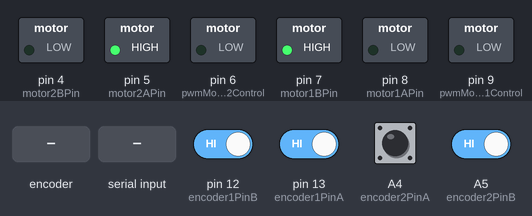
Recording of a sketch running on a simulated Arduino Uno, built with avr-gcc and run on an emulated ATmega328P. Shown: switched loads named in the sketch (green lamp = pin HIGH). The test bench sets the inputs (shaded band); at power-on: A4 (encoder2PinA), A5 (encoder2PinB), pin 12 (encoder1PinB), pin 13 (encoder1PinA) HIGH. What the sketch prints to the serial monitor is not drawn.

Above: at 1.2 s.
1.3 s: rotary encoder on pin 13 (encoder1PinA) / pin 12 (encoder1PinB) turned 1 step (first pin leading)
4.5 s: "1" received over Serial
7.5 s: "0" received over Serial
10.5 s: "2" received over Serial
13.5 s: A4 (encoder2PinA) pulsed LOW 2 times (0.12 s each, 0.3 s apart)
17.1 s: rotary encoder on pin 13 (encoder1PinA) / pin 12 (encoder1PinB) turned 1 step (first pin leading)
Timing chart, 0 to 20.1 s (numbered marks = the images above; inputs shaded):
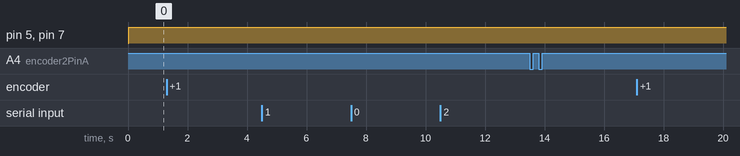

Measured:
- after the input at 1.3 s, every drawn part: stays the same
- after the input at 4.5 s, every drawn part: stays the same
- after the input at 7.5 s, every drawn part: stays the same
- after the input at 10.5 s, every drawn part: stays the same
- after the input at 13.5 s, every drawn part: stays the same
- after the input at 17.1 s, every drawn part: stays the same

The sketch:

suitcase_proj.ino
```cpp
//byte speedBytesFromPhone[4] = {51, 51, -93, 64};
signed char speedBytesFromPhone[4] = {0, 0, -128, -68};


byte testBytes[4] = {0, 0, 0, 0};

//Algorithm details
float WEIGHT_OF_PHONE = .8;
float WEIGHT_OF_ENCODERS = .2;
float lastMillis = 0;

int encoderLastPos = 0;
int encoderCurrentPos = 0;

//Motor 1 Control
int pwmMotor1Control = 9;
int motor1APin = 8;
int motor1BPin = 7;

//Encoder 1 Read
int encoder1PinA = 13;
int encoder1PinB = 12;
int encoder1PinALast = LOW;
int encoder1Pos = 0;

//Motor 2 Control
int pwmMotor2Control = 6;
int motor2APin = 5;
int motor2BPin = 4;

//Encoder 2 Read
int encoder2PinA = A4;
int encoder2PinB = A5;
int encoder2PinALast = LOW;
int encoder2Pos = 0;

// Suitcase state
bool movementStopped = false;


//Variable for storing received data
void setup()
{
  Serial.begin(9600);  //Sets the data rate in bits per second (baud) for serial data transmission

  // sets motor pins for motor 1
  pinMode(pwmMotor1Control, OUTPUT);
  pinMode(motor1APin, OUTPUT);
  pinMode(motor1BPin, OUTPUT);

  // get encoders 1 read
  pinMode (encoder1PinA, INPUT);
  pinMode (encoder1PinB, INPUT);

  // sets motor pins for motor 2
  pinMode(pwmMotor2Control, OUTPUT);
  pinMode(motor2APin, OUTPUT);
  pinMode(motor2BPin, OUTPUT);

  // get encoders 2 read
  pinMode (encoder2PinA, INPUT);
  pinMode (encoder2PinB, INPUT);
}

void loop()
{
  // read new information from phone
  readBluetoothData();

  // read in the speed and signal
  float speedMPH = convertPhoneBytesToSpeed();
  int signal = (int) speedMPH;

  Serial.print("Speed From Phone: ");
  Serial.println(speedMPH);

  readEncoderData();

  // Convert the signal!
  switch (signal) {

    case -1:
      Serial.println("Phone Signal: -1");
      Serial.println("Stop Moving.");
      stopMoving();
      movementStopped = true;
      break;

    case -2:
      Serial.println("Phone Signal: -2");
      Serial.println("Start Moving.");
      movementStopped = false;
      encoderCurrentPos = 0;
      encoderLastPos = 0;
      //testing
      moveForward(255);
      delay(200);
      break;

    case -3:
      Serial.println("Phone Signal: -3");
      Serial.println("Stop Moving.");
      movementStopped = true;
      stopMoving();
      break;

     case -4:
      Serial.println("Phone Signal: -4");
      Serial.println("Start Moving.");
      movementStopped = false;
      encoderCurrentPos = 0;
      encoderLastPos = 0;
      //testing
      moveForward(255);
      delay(200);
      break;

    default:
      if (!movementStopped) {

        Serial.println("Calculating Speed...");

        // information from phone
        int speedPWM = convertSpeedToPWM(speedMPH);
        Serial.print("Phone Speed PWM: ");
        Serial.println(speedPWM);

        // caculated from encoders
        float currentMillis = millis();
        int encoderSpeed = (encoderCurrentPos - encoderLastPos) / (currentMillis - lastMillis);

        Serial.print("Encoder Speed: ");
        Serial.println(encoderSpeed);

        //suitcase is not moving
//        if (encoderSpeed < 1) {
//          stopMoving();
//        }
//        else {
          moveForward(speedPWM);
//        }

        encoderLastPos = encoderCurrentPos;
        lastMillis = currentMillis;

        delay(200);
      }
  }
}

int convertSpeedToPWM(int speedMPH) {
  if (speedMPH > 3) {
    return 255;
  }
  else {
    return (int) map(speedMPH, 0, 3.0, 0, 255);
  }
}

void readEncoderData() {
  //calculate encoder information
  int n = digitalRead(encoder1PinA);
  if ((encoder1PinALast == LOW) && (n == HIGH)) {
    if (digitalRead(encoder1PinB) == LOW) {
      encoder1Pos--;
    } else {
      encoder1Pos++;
    }
    Serial.print (encoder1Pos);
    Serial.print ("/n");
  }
  encoder1PinALast = n;

  n = digitalRead(encoder2PinA);
  if ((encoder2PinALast == LOW) && (n == HIGH)) {
    if (digitalRead(encoder2PinB) == LOW) {
      encoder2Pos--;
    } else {
      encoder2Pos++;
    }
    Serial.print (encoder1Pos);
    Serial.print ("/n");
  }
  encoder2PinALast = n;

  //get current Position
  encoderCurrentPos = max(encoder1Pos, encoder2Pos);
  encoder1Pos = encoderCurrentPos;
  encoder2Pos = encoderCurrentPos;
}

void stopMoving() {
  digitalWrite(motor1APin, LOW);
  digitalWrite(motor1BPin, LOW);
  analogWrite(pwmMotor1Control, 0);

  digitalWrite(motor2APin, LOW);
  digitalWrite(motor2BPin, LOW);
  analogWrite(pwmMotor2Control, 0);

}

void moveForward(int speed) {
  digitalWrite(motor1APin, LOW);
  digitalWrite(motor1BPin, HIGH);
  analogWrite(pwmMotor1Control, speed);

  digitalWrite(motor2APin, HIGH);
  digitalWrite(motor2BPin, LOW);
  analogWrite(pwmMotor2Control, speed);
}

// Read information from phone if there is new information
void readBluetoothData() {
  int i = 3;
  while(Serial.available() > 0 && i >= 0)  // Send data only when you receive data:
  {
    signed char singleByteFromPhone = Serial.read();
    Serial.println(singleByteFromPhone);
    speedBytesFromPhone[i--] = singleByteFromPhone;
    delay(1000);
  }

  while(Serial.available()) {
    Serial.read();
  }
}

// Convert bytes to int
float convertPhoneBytesToSpeed() {
  //convert phone bytes to a float num
  float speed;
  memcpy(&speed, speedBytesFromPhone, sizeof(float));
  return speed;
}
```
